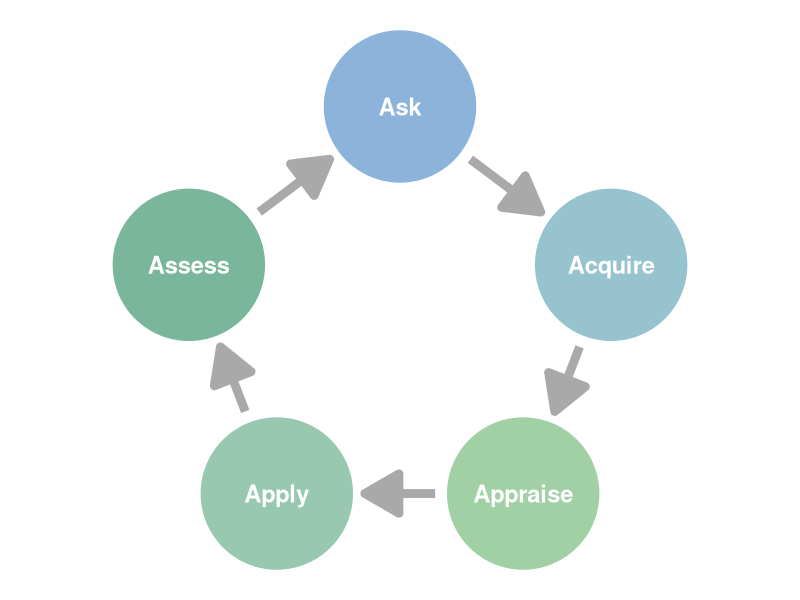
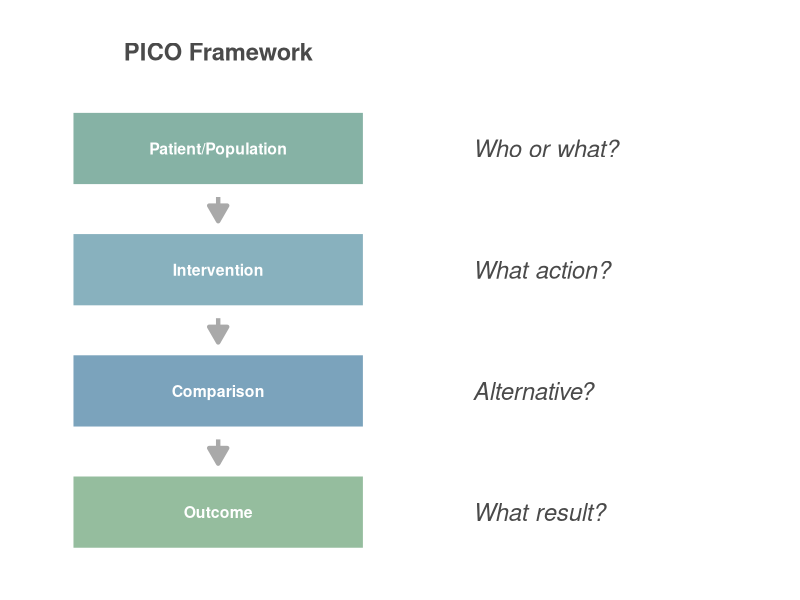
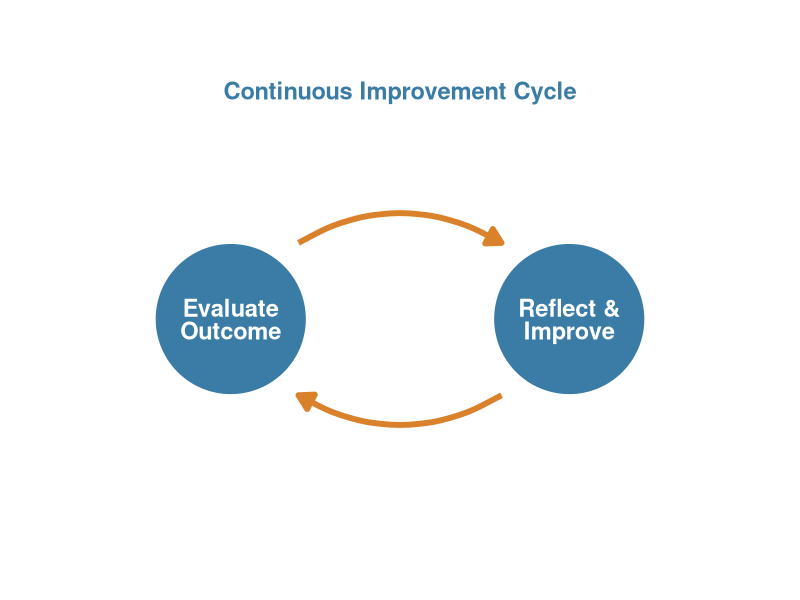
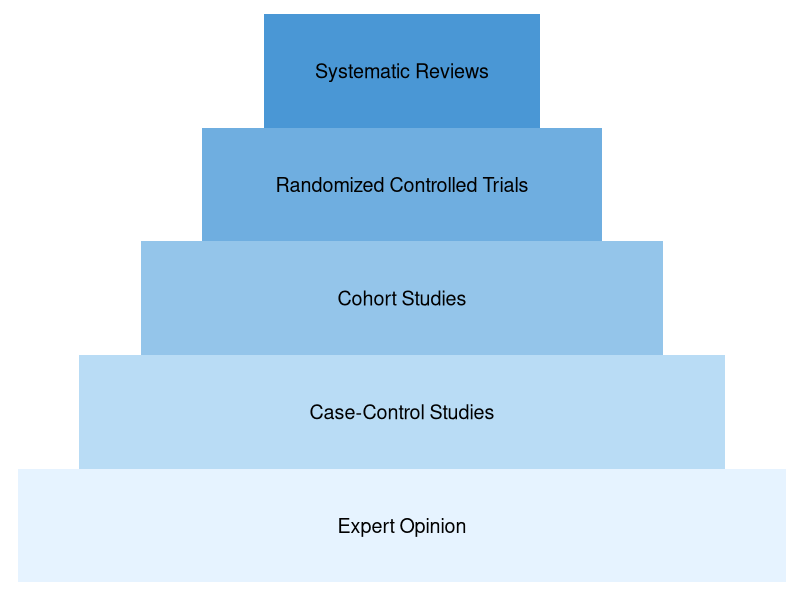

Write the R code that produced these figures, in order.
## ---- chunk 1
library(ggplot2)
library(ggforce)

# Create data frame for the circles
df <- data.frame(
  x = c(0, 1.2, 0.7, -0.7, -1.2),
  y = c(1.2, 0.3, -1, -1, 0.3),
  label = c("Ask", "Acquire", "Appraise", "Apply", "Assess"),
  color = c("#8CB3D9", "#96C3CE", "#A1D0A5", "#98C9B0", "#7AB69C")
)

# Calculate arrow start and end points
calculate_arrow_points <- function(x1, y1, x2, y2, r) {
  angle <- atan2(y2 - y1, x2 - x1)
  start_x <- x1 + r * cos(angle)
  start_y <- y1 + r * sin(angle)
  end_x <- x2 - r * cos(angle)
  end_y <- y2 - r * sin(angle)
  return(c(start_x, start_y, end_x, end_y))
}

# Create data frame for the arrows
arrows <- data.frame(
  x = numeric(5),
  y = numeric(5),
  xend = numeric(5),
  yend = numeric(5)
)

for (i in 1:5) {
  next_i <- ifelse(i == 5, 1, i + 1)
  points <- calculate_arrow_points(df$x[i], df$y[i], df$x[next_i], df$y[next_i], 0.5)
  arrows[i, ] <- points
}

# Create the plot
ggplot() +
  geom_circle(aes(x0 = x, y0 = y, r = 0.45, fill = color), data = df, color = "white", size = 2) +
  geom_text(aes(x = x, y = y, label = label), data = df, color = "white", fontface = "bold", size = 6) +
  geom_curve(aes(x = x, y = y, xend = xend, yend = yend), 
             data = arrows, 
             arrow = arrow(type = "closed", length = unit(1, "cm")),
             curvature = 0,
             color = "#A9A9A9",
             size = 3) +
  scale_fill_identity() +
  coord_fixed() +
  theme_void() +
  theme(legend.position = "none")
## ---- chunk 2
library(ggplot2)
library(ggtext)

# Create data frame for the PICO components
df <- data.frame(
  x = rep(1, 4),
  y = c(4, 3, 2, 1),
  component = c("Patient/Population", "Intervention", "Comparison", "Outcome"),
  description = c("Who or what?", "What action?", "Alternative?", "What result?"),
  color = c("#5A8CAB", "#6A9EAE", "#7BAD86", "#689F8E")
)

# Create data frame for the arrows
arrows_df <- data.frame(
  x = rep(1, 3),
  xend = rep(1, 3),
  y = c(3.6, 2.6, 1.6),
  yend = c(3.4, 2.4, 1.4)
)

# Create the plot
ggplot() +
  geom_rect(data = df, aes(xmin = x - 0.4, xmax = x + 0.4, ymin = y - 0.3, ymax = y + 0.3, fill = component),
            color = "white", size = 0.5, alpha = 0.8) +
  geom_text(data = df, aes(x = x, y = y, label = component), color = "white", fontface = "bold", size = 4, lineheight = 0.8) +
  geom_text(data = df, aes(x = x + 0.7, y = y, label = description), color = "#4A4A4A", size = 6, fontface = "italic", hjust = 0) +
  geom_text(aes(x = 1, y = 4.8), label = "PICO Framework", fontface = "bold", size = 6, color = "#4A4A4A") +
  geom_segment(data = arrows_df, aes(x = x, y = y, xend = xend, yend = yend),
               arrow = arrow(length = unit(0.03, "npc"), type = "closed"),
               color = "darkgray", size = 1.5) +
  scale_fill_manual(values = df$color) +
  scale_x_continuous(limits = c(0.5, 2.5)) +
  scale_y_continuous(limits = c(0.5, 5)) +
  theme_void() +
  theme(legend.position = "none",
        plot.background = element_rect(fill = "white", color = NA)) +
  coord_cartesian(clip = "off")
## ---- chunk 3
library(ggplot2)
library(ggtext)

# Define colors
main_color <- "#3A7CA5"
accent_color <- "#D9822B"

# Create data frame for the main circles
df <- data.frame(
  x = c(0, 1),
  y = c(0, 0),
  label = c("Evaluate\nOutcome", "Reflect &\nImprove")
)

# Create the plot
ggplot() +
  # Add main circles
  geom_point(data = df, aes(x, y), size = 50, color = main_color) +
  
  # Add text labels
  geom_text(data = df, aes(x, y, label = label), color = "white", fontface = "bold", size = 6, lineheight = 0.8, 
            family = "sans") +
  
  # Add arrows
  geom_curve(aes(x = 0.2, y = 0.2, xend = 0.8, yend = 0.2), 
             arrow = arrow(length = unit(0.03, "npc"), type = "closed"),
             curvature = -0.3, color = accent_color, size = 2) +
  geom_curve(aes(x = 0.8, y = -0.2, xend = 0.2, yend = -0.2), 
             arrow = arrow(length = unit(0.03, "npc"), type = "closed"),
             curvature = -0.3, color = accent_color, size = 2) +
  
  # Add title
  geom_text(aes(x = 0.5, y = 0.6), label = "Continuous Improvement Cycle", 
            fontface = "bold", size = 6, color = main_color, family = "sans") +
  
  # Set theme and coordinates
  theme_void() +
  theme(
    plot.background = element_rect(fill = "transparent", color = NA),
    panel.background = element_rect(fill = "transparent", color = NA),
    plot.margin = margin(20, 20, 20, 20)
  ) +
  coord_cartesian(xlim = c(-0.5, 1.5), ylim = c(-0.6, 0.7), clip = "off")
## ---- chunk 4
library(ggplot2)

# Define levels of evidence
levels <- c("Systematic Reviews", 
            "Randomized Controlled Trials", 
            "Cohort Studies", 
            "Case-Control Studies", 
            "Expert Opinion")

# Create a data frame for the pyramid
df <- data.frame(
  Level = factor(levels, levels = rev(levels)),
  Value = 5:1,
  ymin = c(4, 3, 2, 1, 0),
  ymax = c(4.5, 5.5, 6.5, 7.5, 8.5)
)

# Define a custom color palette (from darker to lighter blue)
blue_palette <- rev(c("#4A97D5", "#6FAEE0", "#94C5EA", "#B9DCF5", "#E6F3FF"))

# Create the pyramid plot
ggplot(df, aes(xmin = 0, xmax = Value, ymin = ymin-2, ymax = ymax+2, fill = Level)) +
  geom_rect() +
  coord_flip() +
  scale_fill_manual(values = blue_palette) +  # Use custom color palette
  scale_y_continuous(breaks = 1:5, labels = NULL, expand = c(0, 0)) +
  scale_x_continuous(expand = c(0, 0), limits = c(0, 5), labels = NULL) +
  theme_minimal() +
  theme(
    axis.title = element_blank(),
    axis.text = element_blank(),
    axis.ticks = element_blank(),
    legend.position = "none",
    panel.grid = element_blank(),
    plot.margin = margin(10, 10, 10, 10)
  ) +
  geom_text(
    aes(x = Value - 0.5, y = (ymin + ymax) / 2, label = Level),
    hjust = 0.5, vjust = 0.5, size = 5, color = "black"
  )
